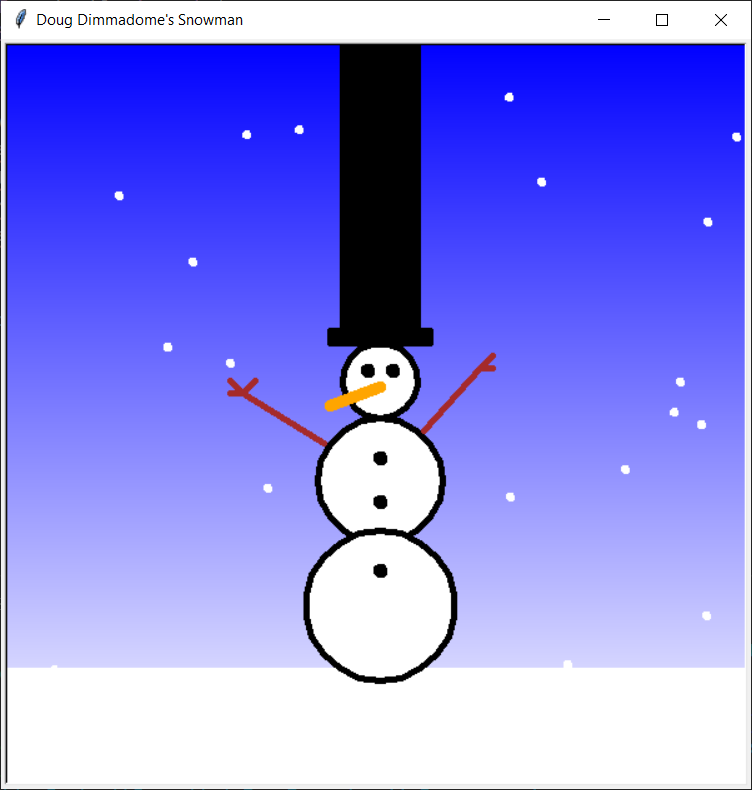

This chart was generated by the following Python code:
'''
Luigi Quattrociocchi
quattrl
Doug Dimmadome's Snowman
PYTHON TURTLE GRAPHICS CONTEST
Christmas Themed Design
November 29th, 2020

Character from TV show Timmy Turner "Doug Dimmadome"
is well known for his tall top hat, this program
shows my interpretation of what would happen if
he were to build a snowman
'''

from turtle import *
import random


WIDTH, HEIGHT = 600, 600
setup(WIDTH, HEIGHT)
title("Doug Dimmadome's Snowman")
ht()
speed("fastest")


def draw_gradient():
	pu()
	goto(-WIDTH//2, HEIGHT//2)
	pd()

	tracer(False)
	for y in range(HEIGHT//2, -HEIGHT//2, -1):
		forward(WIDTH)
		v = (HEIGHT//2 - y) / HEIGHT
		color((v, v, 1))
		goto(-WIDTH//2, y)
	tracer(True)


def draw_snow():
	color('white', 'white')
	pu()
	goto(-WIDTH//2, -200)
	pd()
	begin_fill()
	goto(WIDTH//2, -200)
	goto(WIDTH//2, -HEIGHT//2)
	goto(-WIDTH//2, -HEIGHT//2)
	end_fill()



def draw_snowman():
	pensize(5)
	color('black', 'white')

	pu()
	goto(0, 0)
	pd()
	begin_fill()
	circle(30)
	end_fill()

	pu()
	goto(0, -100)
	pd()
	begin_fill()
	circle(50)
	end_fill()

	pu()
	goto(0, -210)
	pd()
	begin_fill()
	circle(60)
	end_fill()

	color('black', 'black')

	pu()
	goto(10, 35)
	pd()
	begin_fill()
	circle(3)
	end_fill()

	pu()
	goto(-10, 35)
	pd()
	begin_fill()
	circle(3)
	end_fill()

	pu()
	goto(0, -35)
	pd()
	begin_fill()
	circle(3)
	end_fill()

	pu()
	goto(0, -70)
	pd()
	begin_fill()
	circle(3)
	end_fill()
	
	pu()
	goto(0, -125)
	pd()
	begin_fill()
	circle(3)
	end_fill()

	pu()
	goto(-40, 60)
	pd()
	begin_fill()
	goto(40, 60)
	goto(40, 70)
	goto(-40, 70)
	goto(-40, 60)
	end_fill()
	begin_fill()
	goto(30, 70)
	goto(30, 1700)
	goto(-30, 1700)
	goto(-30, 70)
	end_fill()

	color("brown", "brown")

	pu()
	goto(35, -10)
	pd()
	goto(80, 40)
	goto(90, 40)
	goto(80, 40)
	goto(90, 50)
	
	pu()
	goto(-45, -20)
	pd()
	goto(-110, 20)
	goto(-120, 20)
	goto(-110, 20)
	goto(-120, 30)
	goto(-110, 20)
	goto(-100, 30)


	color("orange", "orange")

	pensize(10)
	pu()
	goto(0, 25)
	pd()
	goto(-40, 10)


def draw_snowflakes(n):
	color('white', 'white')
	for x in range(n):
		rx, ry = random.randint(-WIDTH//2, WIDTH//2), random.randint(-HEIGHT//2, HEIGHT//2)
		pu()
		goto(rx, ry)
		pd()
		begin_fill()
		circle(3)
		end_fill()


def main():
	draw_gradient()
	draw_snow()
	draw_snowflakes(25)
	draw_snowman()
	exitonclick()


if __name__ == "__main__":
	main()
